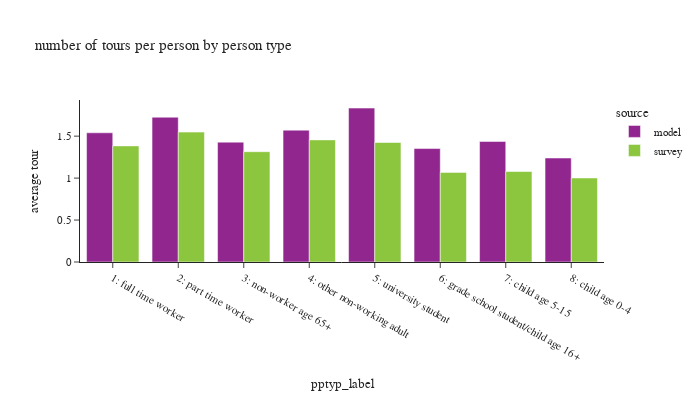

The code cell stored with this chart in its notebook:
### Code cell
# plot_segment(tour_group_var=['source','pptyp_label'],person_group_var=['source','pptyp_label'],
#              title_name="number of tours per person by person type")

df_plot = df_tour.groupby(['source','pptyp_label'])['toexpfac'].sum().reset_index(). \
    merge(df_person.groupby(['source','pptyp_label'])['psexpfac'].sum().reset_index(), how='left', on=['source','pptyp_label'])
df_plot['average tour'] = df_plot['toexpfac']/df_plot['psexpfac']
df_plot
plot_segment(df_plot, tour_group_var=['source','pptyp_label'],person_group_var=['source','pptyp_label'],
             title_name="number of tours per person by person type")

### Figure 1 — Plotly figure (JSON) as saved in the notebook; plotly's stock layout.template omitted (floating-point values rounded to 4 significant figures)
{"data": [{"alignmentgroup": "True", "hovertemplate": "source=model<br>pptyp_label=%{x}<br>average tour=%{y}<extra></extra>", "legendgroup": "model", "marker": {"color": "#91268F", "pattern": {"shape": ""}}, "name": "model", "offsetgroup": "model", "orientation": "v", "showlegend": true, "textposition": "auto", "type": "bar", "x": ["1: full time worker", "2: part time worker", "3: non-worker age 65+", "4: other non-working adult", "5: university student", "6: grade school student/child age 16+", "7: child age 5-15", "8: child age 0-4"], "xaxis": "x", "y": [1.54, 1.726, 1.429, 1.572, 1.834, 1.352, 1.437, 1.239], "yaxis": "y"}, {"alignmentgroup": "True", "hovertemplate": "source=survey<br>pptyp_label=%{x}<br>average tour=%{y}<extra></extra>", "legendgroup": "survey", "marker": {"color": "#8CC63E", "pattern": {"shape": ""}}, "name": "survey", "offsetgroup": "survey", "orientation": "v", "showlegend": true, "textposition": "auto", "type": "bar", "x": ["1: full time worker", "2: part time worker", "3: non-worker age 65+", "4: other non-working adult", "5: university student", "6: grade school student/child age 16+", "7: child age 5-15", "8: child age 0-4"], "xaxis": "x", "y": [1.384, 1.548, 1.315, 1.455, 1.424, 1.068, 1.078, 1.001], "yaxis": "y"}], "layout": {"barmode": "group", "font": {"size": 11}, "height": 400, "legend": {"title": {"text": "source"}, "tracegroupgap": 0}, "title": {"text": "number of tours per person by person type"}, "width": 700, "xaxis": {"anchor": "y", "domain": [0, 1], "title": {"text": "pptyp_label"}}, "yaxis": {"anchor": "x", "domain": [0, 1], "tickformat": ".2", "title": {"text": "average tour"}}}}
